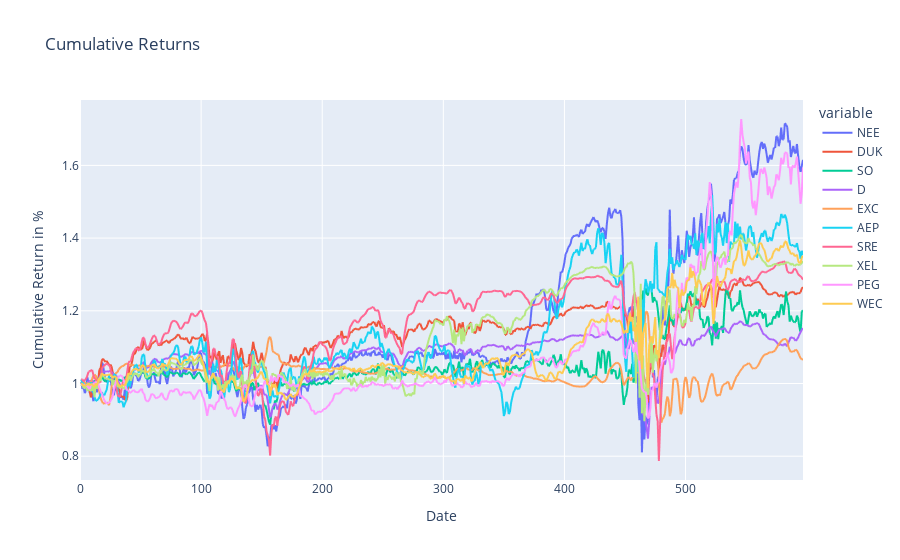

Here is the notebook cell this chart was saved with:
### Code cell
#NAME = ['NEE','DUK','SO','D','EXC','AEP','SRE','XEL','PEG','WEC']
dfNEE = pd.DataFrame(test_resultNEE,
                  columns = ['NEE'])
dfDUK = pd.DataFrame(test_resultDUK,
                  columns = ['DUK'])
dfSO = pd.DataFrame(test_resultSO,
                  columns = ['SO'])
dfD = pd.DataFrame(test_resultD,
                  columns = ['D'])
dfEXC = pd.DataFrame(test_resultEXC,
                  columns = ['EXC'])
dfAEP = pd.DataFrame(test_resultAEP,
                  columns = ['AEP'])
dfSRE = pd.DataFrame(test_resultSRE,
                  columns = ['SRE'])
dfXEL = pd.DataFrame(test_resultXEL,
                  columns = ['XEL'])
dfPEG = pd.DataFrame(test_resultPEG,
                  columns = ['PEG'])
dfWEC = pd.DataFrame(test_resultWEC,
                  columns = ['WEC'])
#---------------------------------------------------------------------------------------------#

TEST_pred1 = pd.concat([dfNEE,dfDUK,dfSO,dfD,dfEXC,dfAEP,dfSRE,dfXEL,dfPEG,dfWEC], axis=1)
#---------------------------------------------------------------------------------------------#

NEE_daily_returns = TEST_pred1['NEE'].pct_change()
DUK_daily_returns = TEST_pred1['DUK'].pct_change()

SO_daily_returns = TEST_pred1['SO'].pct_change()
D_daily_returns = TEST_pred1['D'].pct_change()

EXC_daily_returns = TEST_pred1['EXC'].pct_change()
AEP_daily_returns = TEST_pred1['AEP'].pct_change()

SRE_daily_returns = TEST_pred1['SRE'].pct_change()
XEL_daily_returns = TEST_pred1['XEL'].pct_change()

PEG_daily_returns = TEST_pred1['PEG'].pct_change()
WEC_daily_returns = TEST_pred1['WEC'].pct_change()
#---------------------------------------------------------------------------------------------#
dfNEEreturn = NEE_daily_returns.to_frame()
dfDUKreturn = DUK_daily_returns.to_frame()

dfSOreturn = SO_daily_returns.to_frame()
dfDreturn = D_daily_returns.to_frame()

dfEXCreturn = EXC_daily_returns.to_frame()
dfAEPreturn = AEP_daily_returns.to_frame()

dfSREreturn = SRE_daily_returns.to_frame()
dfXELreturn = XEL_daily_returns.to_frame()

dfPEGreturn = PEG_daily_returns.to_frame()
dfWECreturn = WEC_daily_returns.to_frame()
#---------------------------------------------------------------------------------------------#
TESTDailyReturn_pred1 = pd.concat([dfNEEreturn,
                             dfDUKreturn,
                             dfSOreturn,
                             dfDreturn,
                             dfEXCreturn,
                             dfAEPreturn,
                             dfSREreturn,
                             dfXELreturn,
                             dfPEGreturn,
                             dfWECreturn], axis=1)
#---------------------------------------------------------------------------------------------#


NEE_cum_returns = (NEE_daily_returns + 1).cumprod()
DUK_cum_returns = (DUK_daily_returns + 1).cumprod()

SO_cum_returns = (SO_daily_returns + 1).cumprod()
D_cum_returns = (D_daily_returns + 1).cumprod()

EXC_cum_returns = (EXC_daily_returns + 1).cumprod()
AEP_cum_returns = (AEP_daily_returns + 1).cumprod()

SRE_cum_returns = (SRE_daily_returns + 1).cumprod()
XEL_cum_returns = (XEL_daily_returns + 1).cumprod()

PEG_cum_returns = (PEG_daily_returns + 1).cumprod()
WEC_cum_returns = (WEC_daily_returns + 1).cumprod()
#---------------------------------------------------------------------------------------------#

dfNEECUM = NEE_cum_returns.to_frame()
dfDUKCUM = DUK_cum_returns.to_frame()

dfSOCUM = SO_cum_returns.to_frame()
dfDCUM = D_cum_returns.to_frame()

dfEXCCUM = EXC_cum_returns.to_frame()
dfAEPCUM = AEP_cum_returns.to_frame()

dfSRECUM = SRE_cum_returns.to_frame()
dfXELCUM = XEL_cum_returns.to_frame()

dfPEGCUM = PEG_cum_returns.to_frame()
dfWECCUM = WEC_cum_returns.to_frame()

#---------------------------------------------------------------------------------------------#
TESTCUM_pred1 = pd.concat([dfNEECUM,dfDUKCUM,dfSOCUM,dfDCUM,dfEXCCUM,dfAEPCUM,dfSRECUM,dfXELCUM,dfPEGCUM,dfWECCUM], axis=1)
#---------------------------------------------------------------------------------------------#

atx_comps_returns_pred1 = TESTDailyReturn_pred1
atx_comps_rets_cumprod_pred1 = TESTCUM_pred1

#---------------------------------------------------------------------------------------------#

fig = px.line(atx_comps_rets_cumprod_pred1, x=atx_comps_rets_cumprod_pred1.index, y=atx_comps_rets_cumprod_pred1.columns, title='Cumulative Returns')
######
fig.update_xaxes(title_text='Date')
fig.update_yaxes(title_text='Cumulative Return in %')

fig.show()
#---------------------------------------------------------------------------------------------#


mu = expected_returns.ema_historical_return(atx_comps_returns_pred1, returns_data = True, span = 500)
Sigma = risk_models.exp_cov(atx_comps_returns_pred1, returns_data = True, span = 180)


ret_ef = np.arange(0, mu.max(), 0.01)
vol_ef = []
for i in np.arange(0, mu.max(), 0.01):
    ef_pred1 = EfficientFrontier(mu, Sigma)
    ef_pred1.efficient_return(i)
    vol_ef.append(ef_pred1.portfolio_performance()[1])

ef_pred1 = EfficientFrontier(mu, Sigma)
ef_pred1.min_volatility()
min_vol_ret = ef_pred1.portfolio_performance()[0]
min_vol_vol = ef_pred1.portfolio_performance()[1]

ef_pred1.max_sharpe(risk_free_rate=0.009)
max_sharpe_ret = ef_pred1.portfolio_performance()[0]
max_sharpe_vol = ef_pred1.portfolio_performance()[1]


portfolioREAL_Pred1 = pd.concat([closeNEE,
                   closeDUK,
                   closeSO,
                   closeD,
                   closeEXC,
                   closeAEP,
                   closeSRE,
                   closeXEL,
                   closePEG,
                   closeWEC,
                      ], axis=1)

### Figure 1 — Plotly figure (JSON) as saved in the notebook; plotly's stock layout.template omitted (floating-point values rounded to 4 significant figures; data arrays with more than 128 entries replaced by an {"elided": "..."} marker saying what was removed)
{"data": [{"hovertemplate": "variable=NEE<br>index=%{x}<br>value=%{y}<extra></extra>", "legendgroup": "NEE", "line": {"color": "#636efa", "dash": "solid"}, "mode": "lines", "name": "NEE", "showlegend": true, "type": "scattergl", "x": {"elided": "598 int values"}, "xaxis": "x", "y": {"elided": "598 float values"}, "yaxis": "y"}, {"hovertemplate": "variable=DUK<br>index=%{x}<br>value=%{y}<extra></extra>", "legendgroup": "DUK", "line": {"color": "#EF553B", "dash": "solid"}, "mode": "lines", "name": "DUK", "showlegend": true, "type": "scattergl", "x": {"elided": "598 int values"}, "xaxis": "x", "y": {"elided": "598 float values"}, "yaxis": "y"}, {"hovertemplate": "variable=SO<br>index=%{x}<br>value=%{y}<extra></extra>", "legendgroup": "SO", "line": {"color": "#00cc96", "dash": "solid"}, "mode": "lines", "name": "SO", "showlegend": true, "type": "scattergl", "x": {"elided": "598 int values"}, "xaxis": "x", "y": {"elided": "598 float values"}, "yaxis": "y"}, {"hovertemplate": "variable=D<br>index=%{x}<br>value=%{y}<extra></extra>", "legendgroup": "D", "line": {"color": "#ab63fa", "dash": "solid"}, "mode": "lines", "name": "D", "showlegend": true, "type": "scattergl", "x": {"elided": "598 int values"}, "xaxis": "x", "y": {"elided": "598 float values"}, "yaxis": "y"}, {"hovertemplate": "variable=EXC<br>index=%{x}<br>value=%{y}<extra></extra>", "legendgroup": "EXC", "line": {"color": "#FFA15A", "dash": "solid"}, "mode": "lines", "name": "EXC", "showlegend": true, "type": "scattergl", "x": {"elided": "598 int values"}, "xaxis": "x", "y": {"elided": "598 float values"}, "yaxis": "y"}, {"hovertemplate": "variable=AEP<br>index=%{x}<br>value=%{y}<extra></extra>", "legendgroup": "AEP", "line": {"color": "#19d3f3", "dash": "solid"}, "mode": "lines", "name": "AEP", "showlegend": true, "type": "scattergl", "x": {"elided": "598 int values"}, "xaxis": "x", "y": {"elided": "598 float values"}, "yaxis": "y"}, {"hovertemplate": "variable=SRE<br>index=%{x}<br>value=%{y}<extra></extra>", "legendgroup": "SRE", "line": {"color": "#FF6692", "dash": "solid"}, "mode": "lines", "name": "SRE", "showlegend": true, "type": "scattergl", "x": {"elided": "598 int values"}, "xaxis": "x", "y": {"elided": "598 float values"}, "yaxis": "y"}, {"hovertemplate": "variable=XEL<br>index=%{x}<br>value=%{y}<extra></extra>", "legendgroup": "XEL", "line": {"color": "#B6E880", "dash": "solid"}, "mode": "lines", "name": "XEL", "showlegend": true, "type": "scattergl", "x": {"elided": "598 int values"}, "xaxis": "x", "y": {"elided": "598 float values"}, "yaxis": "y"}, {"hovertemplate": "variable=PEG<br>index=%{x}<br>value=%{y}<extra></extra>", "legendgroup": "PEG", "line": {"color": "#FF97FF", "dash": "solid"}, "mode": "lines", "name": "PEG", "showlegend": true, "type": "scattergl", "x": {"elided": "598 int values"}, "xaxis": "x", "y": {"elided": "598 float values"}, "yaxis": "y"}, {"hovertemplate": "variable=WEC<br>index=%{x}<br>value=%{y}<extra></extra>", "legendgroup": "WEC", "line": {"color": "#FECB52", "dash": "solid"}, "mode": "lines", "name": "WEC", "showlegend": true, "type": "scattergl", "x": {"elided": "598 int values"}, "xaxis": "x", "y": {"elided": "598 float values"}, "yaxis": "y"}], "layout": {"legend": {"title": {"text": "variable"}, "tracegroupgap": 0}, "title": {"text": "Cumulative Returns"}, "xaxis": {"anchor": "y", "domain": [0, 1], "title": {"text": "Date"}}, "yaxis": {"anchor": "x", "domain": [0, 1], "title": {"text": "Cumulative Return in %"}}}}
